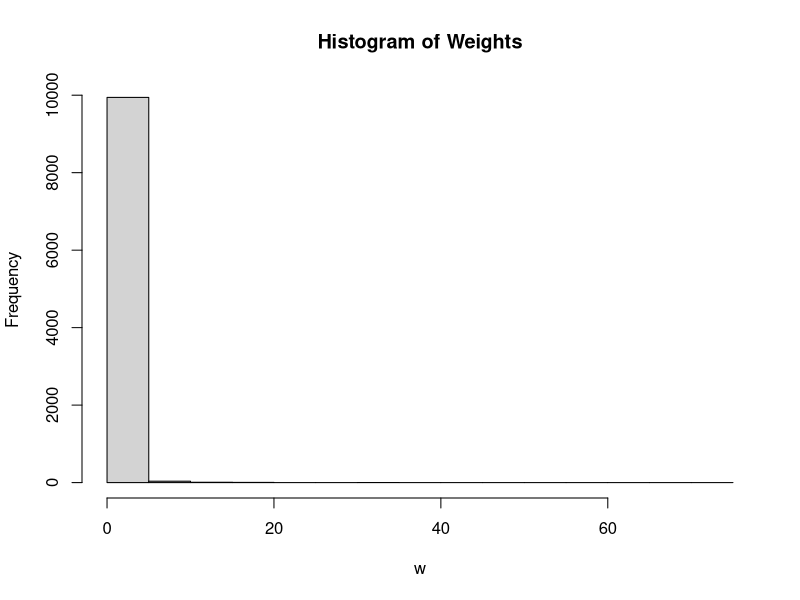
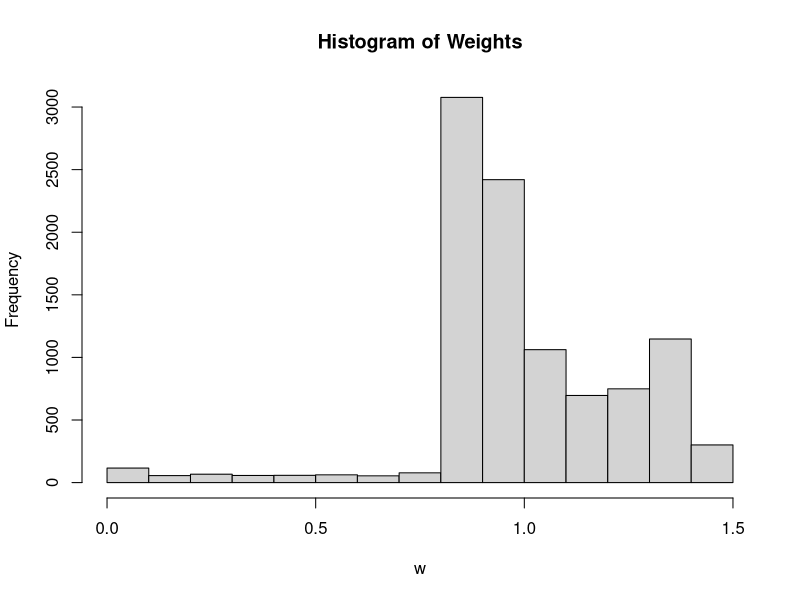
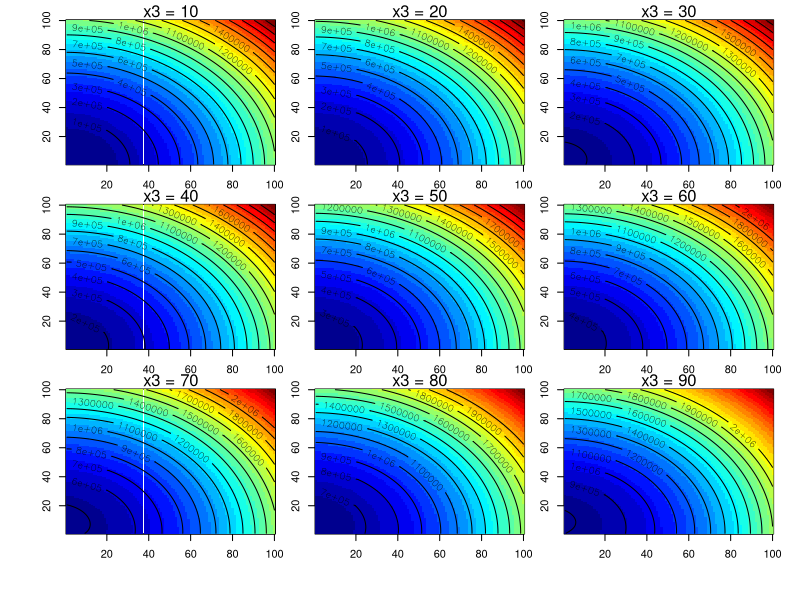

Here is the R script that generated these plots, in order:
## ---- chunk 1
set.seed(0)
n <- 10000

x <- -abs(rnorm(n))-4 #samples from half-normal distribution centered at -4
f <- dt(x, df = 3)/pt(-4, df=3) #density of x under f, a t dist with df=3, truncated at -4
g <- dnorm(x+4)/pnorm(0) #density of x under g, a half-normal dist centered at -4
w <- f/g  #weights
hist(x = w, main = 'Histogram of Weights')
x_star <- x*w #samples
mean((x_star-(-4))^2) #estimated variance
## ---- chunk 2
set.seed(0)
n <- 10000

x <- -abs(rt(n, df = 1))-4 #samples from t dist with df=1 truncated at -4
f <- dt(x, df = 3)/pt(-4, df=3)#density of x under f, a t dist with df=3, truncated at -4
g <- dt(x+4, df = 1)/pt(0, df = 1) #density of x under g, a half-normal dist centered at -4
w <- f/g  #weights
hist(x = w, main = 'Histogram of Weights')
x_star <- x*w #samples
mean((x_star-(-4))^2) #estimated variance
## ---- chunk 3
theta <- function(x1,x2) atan2(x2, x1)/(2*pi)
f <- function(x) {
  f1 <- 10*(x[3] - 10*theta(x[1],x[2]))
  f2 <- 10*(sqrt(x[1]^2 + x[2]^2) - 1)
  f3 <- x[3]
  return(f1^2 + f2^2 + f3^2)
}

library(fields)
par(mfrow = c(3,3), mar = c(2, 2, 1, 1), oma = c(3, 3, 0.5, 1))
result <- matrix(0, 100, 100)
x <- seq(1, 100, 1)
x3_ls = seq(10,90,10)
for (m in x3_ls){
  for(i in x){
    for(j in x){
      result[i,j]=f(c(i,j,m))
    }
  }
  image(x, x, result, col = tim.colors(32))
  contour(x, x, result, levels = seq(100000, 2000000, by=100000), add = TRUE, col = 'black')
  mtext(paste0('x3 = ', m), side = 3)
}


x_init <- matrix(c(c(0,0,0),c(-10,10,10),c(10,10,10)),3,3, byrow = TRUE)
for (i in 1:3){
  print(paste0('Starting point of x are: ', paste0(x_init[i,], collapse = ',')))
  optim_res <- optim(par = x_init[i,], f)
  print(paste0('Optim: x values that minimize the function f are ', 
               paste0(optim_res$par, collapse = ',')))
  print(paste0('Optim: minimum of the function f is ', optim_res$value))
  nlm_res <- nlm(f, p = x_init[i,])
  print(paste0('Nlm: x values that minimize the function f are ', 
               paste0(nlm_res$estimate, collapse = ',')))
  print(paste0('Nlm: minimum of the function f is ', nlm_res$minimum))
  print('-----------------------------')
}
## ---- chunk 4
probEM<-function(y, x1, x2, x3, start_beta=c(1,0.5,0,0),tolerance = .Machine$double.eps, maxN = 10000){
  n <- length(y)
  beta0 <- start_beta[1]
  beta1 <- start_beta[2]
  beta2 <- start_beta[3]
  beta3 <- start_beta[4]
  
  counter <- 1
  diff <- Inf
  
  while(diff > tolerance & counter < maxN){
    st_0 <- beta0
    st_1 <- beta1
    st_2 <- beta2
    st_3 <- beta3
    
    #E step
    mu <- beta0 + beta1*x1 + beta2*x2 + beta3*x3
    
    z <- ifelse(y==1, 
                mu+dnorm(mu,mean=0, sd=1)/pnorm(mu, mean=0, sd=1), 
                mu-dnorm(mu,mean=0, sd=1)/pnorm(-mu, mean=0, sd=1))
    #M step
    lreg <- lm(z~x1+x2+x3)
    beta0 <- lreg$coefficients[1]
    beta1 <- lreg$coefficients[2]
    beta2 <- lreg$coefficients[3]
    beta3 <- lreg$coefficients[4]
    
    diff <- sum(abs(c(beta0-st_0,beta1-st_1,beta2-st_2,beta3-st_3)))/sum(abs(c(st_0,st_1,st_2,st_3)))
    
    counter <- counter + 1
  }
  return(c(beta0, beta1, beta2, beta3, counter))
}

#test if we find appropriate betas
check <- function(beta0, beta1){
  set.seed(0)
  n<-100
  beta2<-0
  beta3<-0
  x1<-rnorm(n)
  x2<-rnorm(n)
  x3<-rnorm(n)
  # x1 <- runif(n, 0, 1)
  # x2 <- runif(n, 0, 1)
  # x3 <- runif(n, 0, 1)

  mu <- beta0 + beta1*x1 + beta2*x2 + beta3*x3
  y <- rbinom(n, 1, prob = pnorm(mu))
  summary(glm(y~x1+x2+x3, family = binomial(link = 'probit')))$coef[2,3]
}

ts1 <- seq(0.1,1.0,0.1)
ts2 <- seq(0.1,1.0,0.1)
checkcase <- matrix(0,10,10)
for (i in 1:10){
  for (j in 1:10){
    checkcase[i,j] = check(ts1[i],ts2[j])
  }
}

#After taking a look at checkcase, I found the case that is closest to 2
check(ts1[1],ts2[5])
print(paste0('The values of beta0 and beta1 I select are ', ts1[1], ', ', ts2[5]))
## ---- chunk 5
set.seed(0)
n<-100
beta0 <- 0.1
beta1 <- 0.5
beta2 <- 0
beta3 <- 0

x1 <- rnorm(n)
x2 <- rnorm(n)
x3 <- rnorm(n)
# x1 <- runif(n, 0, 1)
# x2 <- runif(n, 0, 1)
# x3 <- runif(n, 0, 1)

mu <- beta0 + beta1*x1 + beta2*x2 + beta3*x3
set.seed(0)
y <- rbinom(n, 1, prob = pnorm(mu))

lreg <- lm(y~x1+x2+x3)
start_beta <- as.double(coef(lreg))
probEM(y,x1,x2,x3,start_beta = start_beta)
## ---- chunk 6
loglik <- function(beta,X,y){
  p <- pnorm(X%*%beta, mean=0, sd=1, lower.tail = TRUE, log.p = FALSE)
  logl <- sum(y*log(p)+(1-y)*log(1-p))
  return(logl)
}

#initial setting
X <- cbind(1, x1, x2, x3)
#fnscale -- turn into maximization problem, trace -- show tracing info
opt_res <- optim(start_beta, fn = loglik, X = X, y = y, method = 'BFGS',
                 control = list(trace = TRUE, maxit = 10000, fnscale = -1), hessian = TRUE)

opt_res

#standard error
print(sqrt((-1)*diag(solve(opt_res$hessian))))
